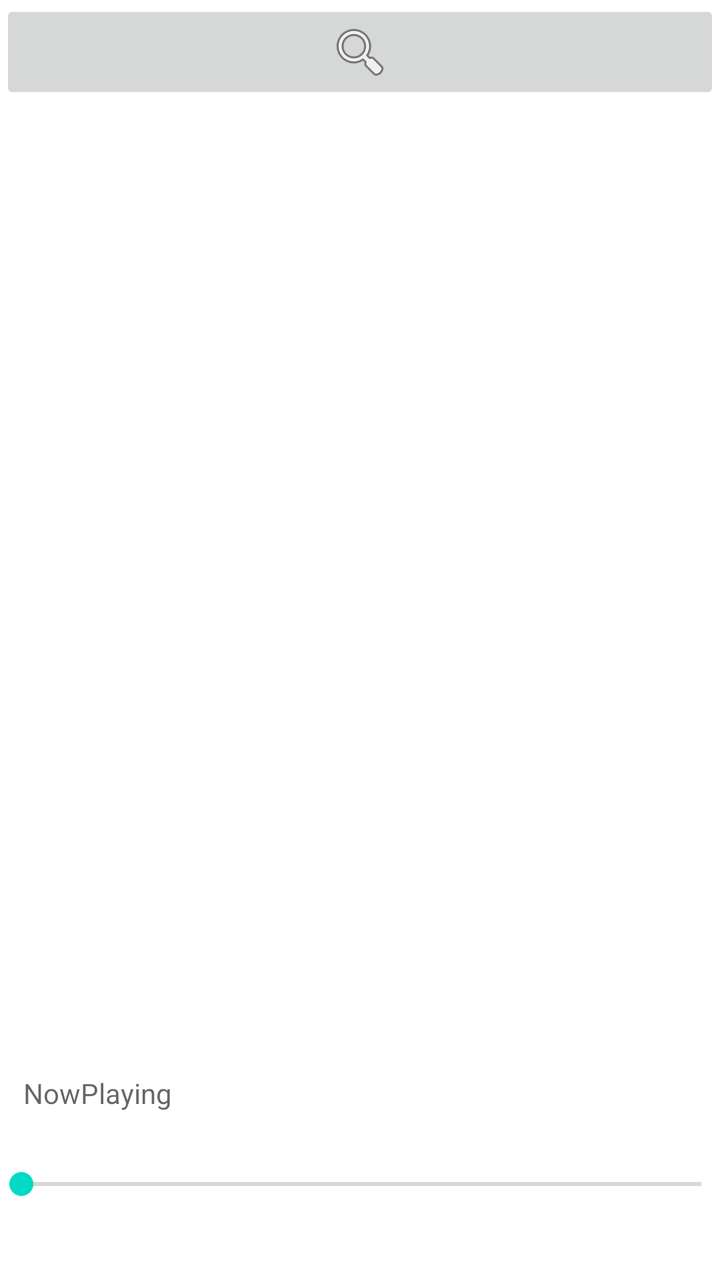
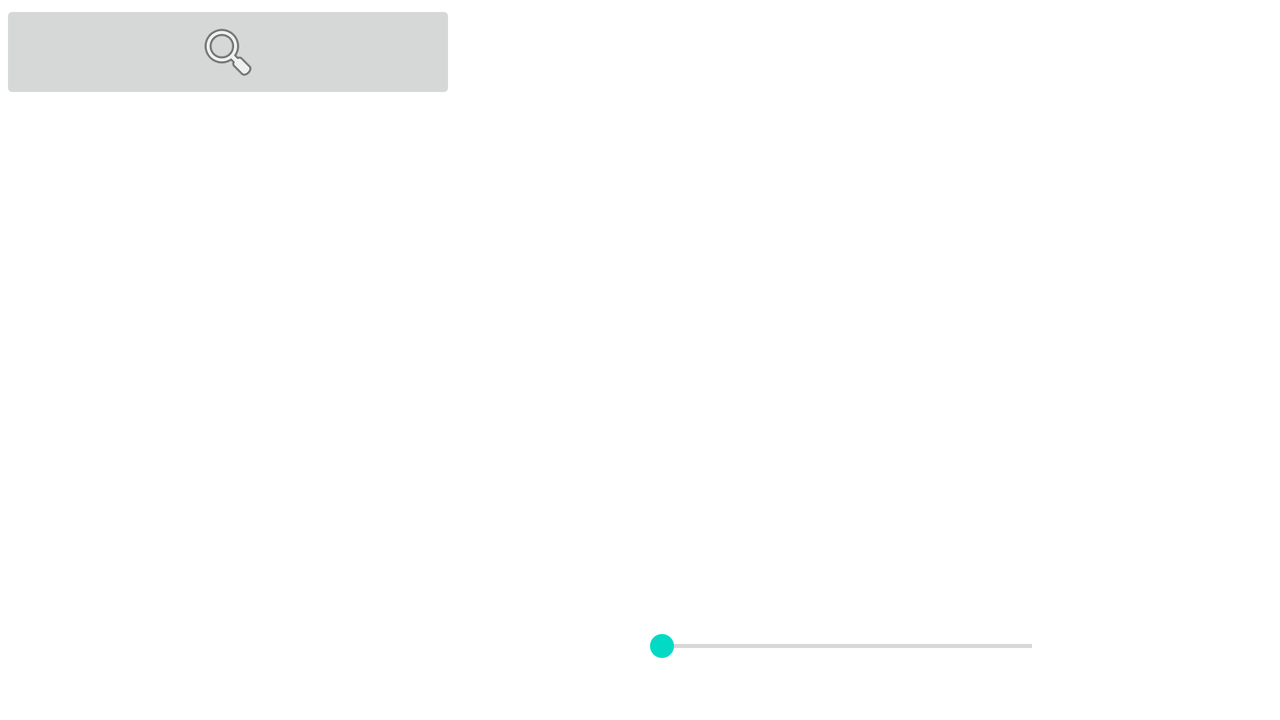

One screen, two layout resources from the same app: the default and the repository's alternative for another configuration. Each is rendered where Android would select it; the XML of both is given below.
<!-- AndroidManifest.xml: application theme Theme.FlossPlayer -->
<!-- res/layout/activity_main.xml -->
<?xml version="1.0" encoding="utf-8"?>
<androidx.constraintlayout.widget.ConstraintLayout xmlns:android="http://schemas.android.com/apk/res/android"
    xmlns:app="http://schemas.android.com/apk/res-auto"
    xmlns:tools="http://schemas.android.com/tools"
    android:layout_width="match_parent"
    android:layout_height="match_parent"
    tools:context=".MainActivity">

    <androidx.fragment.app.FragmentContainerView
        android:id="@+id/container1"
        android:layout_width="0dp"
        android:layout_height="0dp"
        android:layout_marginStart="4dp"
        android:layout_marginEnd="4dp"
        app:layout_constraintBottom_toBottomOf="parent"
        app:layout_constraintEnd_toEndOf="parent"
        app:layout_constraintHorizontal_bias="0.0"
        app:layout_constraintStart_toStartOf="parent"
        app:layout_constraintTop_toBottomOf="@+id/searchImageButton"
        app:layout_constraintVertical_bias="0.0"
        tools:layout="@layout/fragment_book_list" />

    <ImageButton
        android:id="@+id/searchImageButton"
        android:layout_width="0dp"
        android:layout_height="wrap_content"
        app:layout_constraintEnd_toEndOf="parent"
        app:layout_constraintStart_toStartOf="parent"
        app:layout_constraintTop_toTopOf="parent"
        app:srcCompat="@android:drawable/ic_menu_search"
        tools:ignore="SpeakableTextPresentCheck, SpeakableTextPresentCheck" />

    <SeekBar
        android:id="@+id/seekBar"
        android:layout_width="372dp"
        android:layout_height="40dp"
        android:layout_marginBottom="28dp"
        app:layout_constraintBottom_toBottomOf="parent"
        app:layout_constraintEnd_toEndOf="parent"
        app:layout_constraintHorizontal_bias="0.487"
        app:layout_constraintStart_toStartOf="parent" />

    <TextView
        android:id="@+id/NowPlayingText"
        android:layout_width="337dp"
        android:layout_height="35dp"
        android:layout_marginBottom="40dp"
        android:layout_weight="1"
        android:hint="NowPlaying"
        app:layout_constraintBottom_toBottomOf="@+id/seekBar"
        app:layout_constraintEnd_toEndOf="parent"
        app:layout_constraintStart_toStartOf="parent" />

</androidx.constraintlayout.widget.ConstraintLayout>
<!-- res/layout/fragment_book_list.xml (included above) -->
<?xml version="1.0" encoding="utf-8"?>
<androidx.recyclerview.widget.RecyclerView
    xmlns:android="http://schemas.android.com/apk/res/android"
    android:id="@+id/recyclerView"
    xmlns:tools="http://schemas.android.com/tools"
    android:layout_width="match_parent"
    android:layout_height="match_parent"
    tools:context=".BookListFragment" />
<!-- resources referenced by this layout -->
<resources>
  <style name="Theme.FlossPlayer" parent="Theme.MaterialComponents.DayNight.DarkActionBar">
          
          <item name="colorPrimary">@color/purple_500</item>
          <item name="colorPrimaryVariant">@color/purple_700</item>
          <item name="colorOnPrimary">@color/white</item>
          
          <item name="colorSecondary">@color/teal_200</item>
          <item name="colorSecondaryVariant">@color/teal_700</item>
          <item name="colorOnSecondary">@color/black</item>
          
          <item name="android:statusBarColor">?attr/colorPrimaryVariant</item>
          
      </style>
</resources>
<!-- res/layout-land/activity_main.xml (the repository's variant of the layout above) -->
<!-- drawn on the phone turned sideways -->
<?xml version="1.0" encoding="utf-8"?>
<androidx.constraintlayout.widget.ConstraintLayout xmlns:android="http://schemas.android.com/apk/res/android"
    xmlns:app="http://schemas.android.com/apk/res-auto"
    xmlns:tools="http://schemas.android.com/tools"
    android:layout_width="match_parent"
    android:layout_height="match_parent">

    <androidx.fragment.app.FragmentContainerView
        android:id="@+id/container1"
        android:layout_width="0dp"
        android:layout_height="0dp"
        android:layout_marginStart="4dp"
        android:layout_marginBottom="4dp"
        app:layout_constraintBottom_toBottomOf="parent"
        app:layout_constraintStart_toStartOf="parent"
        app:layout_constraintTop_toBottomOf="@+id/searchImageButton"
        app:layout_constraintWidth_percent=".35"
        tools:layout="@layout/fragment_book_list" />

    <androidx.fragment.app.FragmentContainerView
        android:id="@+id/container2"
        android:layout_width="0dp"
        android:layout_height="0dp"
        android:layout_marginTop="4dp"
        android:layout_marginEnd="4dp"
        android:layout_marginBottom="4dp"
        app:layout_constraintBottom_toBottomOf="parent"
        app:layout_constraintEnd_toEndOf="parent"
        app:layout_constraintStart_toEndOf="@+id/container1"
        app:layout_constraintTop_toTopOf="parent"
        tools:layout="@layout/fragment_book_player" />

    <ImageButton
        android:id="@+id/searchImageButton"
        android:layout_width="0dp"
        android:layout_height="wrap_content"
        app:layout_constraintEnd_toStartOf="@+id/container2"
        app:layout_constraintStart_toStartOf="parent"
        app:layout_constraintTop_toTopOf="parent"
        app:srcCompat="@android:drawable/ic_menu_search"
        tools:ignore="SpeakableTextPresentCheck" />

    <SeekBar
        android:id="@+id/seekBar"
        android:layout_width="217dp"
        android:layout_height="42dp"
        android:layout_marginBottom="16dp"
        app:layout_constraintBottom_toBottomOf="parent"
        app:layout_constraintEnd_toEndOf="parent"
        app:layout_constraintHorizontal_bias="0.745"
        app:layout_constraintStart_toStartOf="parent" />

</androidx.constraintlayout.widget.ConstraintLayout>
<!-- res/layout/fragment_book_player.xml (included above) -->
<?xml version="1.0" encoding="utf-8"?>
<androidx.constraintlayout.widget.ConstraintLayout xmlns:android="http://schemas.android.com/apk/res/android"
    xmlns:app="http://schemas.android.com/apk/res-auto"
    xmlns:tools="http://schemas.android.com/tools"
    android:layout_width="match_parent"
    android:layout_height="match_parent"
    tools:context=".BookPlayerFragment">

    <androidx.fragment.app.FragmentContainerView
        android:id="@+id/book_fragment_container"
        android:layout_width="0dp"
        android:layout_height="0dp"
        android:layout_marginStart="2dp"
        android:layout_marginTop="2dp"
        android:layout_marginEnd="2dp"
        android:layout_marginBottom="2dp"
        app:layout_constraintBottom_toBottomOf="parent"
        app:layout_constraintEnd_toEndOf="parent"
        app:layout_constraintHorizontal_bias="0.0"
        app:layout_constraintStart_toStartOf="parent"
        app:layout_constraintTop_toTopOf="parent"
        app:layout_constraintVertical_bias="0.0"
        tools:layout="@layout/fragment_book" />

    <androidx.fragment.app.FragmentContainerView
        android:id="@+id/book_control_fragment_container"
        android:layout_width="400dp"
        android:layout_height="76dp"
        android:layout_marginStart="2dp"
        android:layout_marginTop="2dp"
        android:layout_marginEnd="2dp"
        android:layout_marginBottom="2dp"
        app:layout_constraintBottom_toBottomOf="parent"
        app:layout_constraintEnd_toEndOf="parent"
        app:layout_constraintHorizontal_bias="0.428"
        app:layout_constraintStart_toStartOf="parent"
        app:layout_constraintTop_toTopOf="parent"
        app:layout_constraintVertical_bias="0.795"
        tools:layout="@layout/fragment_book_control" />


</androidx.constraintlayout.widget.ConstraintLayout>
<!-- res/layout/fragment_book.xml (included above) -->
<?xml version="1.0" encoding="utf-8"?>
<androidx.constraintlayout.widget.ConstraintLayout xmlns:android="http://schemas.android.com/apk/res/android"
    xmlns:app="http://schemas.android.com/apk/res-auto"
    xmlns:tools="http://schemas.android.com/tools"
    android:layout_width="match_parent"
    android:layout_height="match_parent"
    tools:context=".BookFragment">

    <TextView
        android:id="@+id/titleTextView"
        android:layout_width="wrap_content"
        android:layout_height="wrap_content"
        android:layout_marginStart="16dp"
        android:layout_marginTop="16dp"
        android:textSize="34sp"
        android:translationZ="10dp"
        app:layout_constraintStart_toStartOf="parent"
        app:layout_constraintTop_toTopOf="parent"
        tools:text="Book Title" />

    <TextView
        android:id="@+id/authorTextView"
        android:layout_width="wrap_content"
        android:layout_height="wrap_content"
        android:layout_marginEnd="16dp"
        android:layout_marginBottom="16dp"
        android:textSize="20sp"
        android:translationZ="10dp"
        app:layout_constraintBottom_toBottomOf="parent"
        app:layout_constraintEnd_toEndOf="parent"
        tools:text="book author" />

    <ImageView
        android:id="@+id/coverImageView"
        android:layout_width="364dp"
        android:layout_height="263dp"
        android:layout_marginTop="16dp"
        android:layout_marginBottom="16dp"
        app:layout_constraintBottom_toTopOf="@+id/authorTextView"
        app:layout_constraintEnd_toEndOf="parent"
        app:layout_constraintHorizontal_bias="0.489"
        app:layout_constraintStart_toStartOf="parent"
        app:layout_constraintTop_toBottomOf="@+id/titleTextView"
        app:layout_constraintVertical_bias="0.189"
        tools:src="@tools:sample/avatars" />

</androidx.constraintlayout.widget.ConstraintLayout>
<!-- res/layout/fragment_book_control.xml (included above) -->
<?xml version="1.0" encoding="utf-8"?>
<androidx.constraintlayout.widget.ConstraintLayout xmlns:android="http://schemas.android.com/apk/res/android"
    xmlns:app="http://schemas.android.com/apk/res-auto"
    xmlns:tools="http://schemas.android.com/tools"
    android:layout_width="match_parent"
    android:layout_height="match_parent"
    android:padding="10dp">

    <com.google.android.material.floatingactionbutton.FloatingActionButton
        android:id="@+id/pauseButton"
        android:layout_width="wrap_content"
        android:layout_height="wrap_content"
        android:clickable="true"
        app:layout_constraintBottom_toBottomOf="parent"
        app:layout_constraintEnd_toEndOf="parent"
        app:layout_constraintHorizontal_bias="0.285"
        app:layout_constraintStart_toStartOf="parent"
        app:layout_constraintTop_toTopOf="parent"
        app:srcCompat="@android:drawable/ic_media_pause" />

    <com.google.android.material.floatingactionbutton.FloatingActionButton
        android:id="@+id/playButton"
        android:layout_width="wrap_content"
        android:layout_height="wrap_content"
        android:clickable="true"
        app:layout_constraintBottom_toBottomOf="parent"
        app:layout_constraintEnd_toEndOf="parent"
        app:layout_constraintHorizontal_bias="0.78"
        app:layout_constraintStart_toStartOf="parent"
        app:layout_constraintTop_toTopOf="parent"
        app:srcCompat="@android:drawable/ic_media_play" />

</androidx.constraintlayout.widget.ConstraintLayout>
